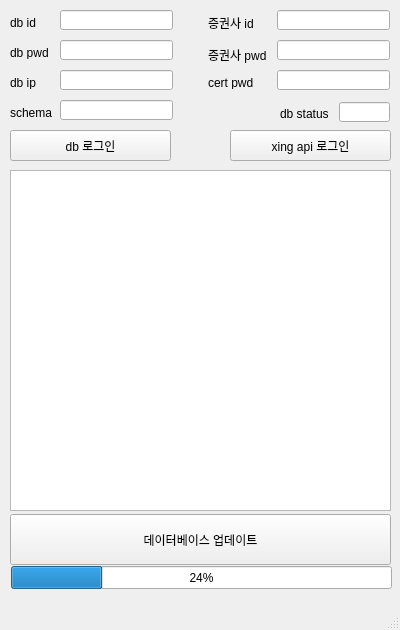
<?xml version="1.0" encoding="UTF-8"?>
<ui version="4.0">
 <class>MainWindow</class>
 <widget class="QMainWindow" name="MainWindow">
  <property name="geometry">
   <rect>
    <x>0</x>
    <y>0</y>
    <width>400</width>
    <height>630</height>
   </rect>
  </property>
  <property name="sizePolicy">
   <sizepolicy hsizetype="Fixed" vsizetype="Fixed">
    <horstretch>0</horstretch>
    <verstretch>0</verstretch>
   </sizepolicy>
  </property>
  <property name="minimumSize">
   <size>
    <width>400</width>
    <height>630</height>
   </size>
  </property>
  <property name="maximumSize">
   <size>
    <width>400</width>
    <height>630</height>
   </size>
  </property>
  <property name="windowTitle">
   <string>MainWindow</string>
  </property>
  <widget class="QWidget" name="centralwidget">
   <property name="sizePolicy">
    <sizepolicy hsizetype="Preferred" vsizetype="Preferred">
     <horstretch>0</horstretch>
     <verstretch>0</verstretch>
    </sizepolicy>
   </property>
   <widget class="QLabel" name="label">
    <property name="geometry">
     <rect>
      <x>10</x>
      <y>17</y>
      <width>56</width>
      <height>12</height>
     </rect>
    </property>
    <property name="text">
     <string>db id</string>
    </property>
   </widget>
   <widget class="QLineEdit" name="db_id_edit">
    <property name="geometry">
     <rect>
      <x>60</x>
      <y>10</y>
      <width>113</width>
      <height>20</height>
     </rect>
    </property>
   </widget>
   <widget class="QLineEdit" name="db_pwd_edit">
    <property name="geometry">
     <rect>
      <x>60</x>
      <y>40</y>
      <width>113</width>
      <height>20</height>
     </rect>
    </property>
    <property name="text">
     <string/>
    </property>
    <property name="echoMode">
     <enum>QLineEdit::Password</enum>
    </property>
   </widget>
   <widget class="QLabel" name="label_2">
    <property name="geometry">
     <rect>
      <x>10</x>
      <y>47</y>
      <width>56</width>
      <height>12</height>
     </rect>
    </property>
    <property name="text">
     <string>db pwd</string>
    </property>
   </widget>
   <widget class="QLabel" name="label_3">
    <property name="geometry">
     <rect>
      <x>10</x>
      <y>77</y>
      <width>56</width>
      <height>12</height>
     </rect>
    </property>
    <property name="text">
     <string>db ip</string>
    </property>
   </widget>
   <widget class="QLineEdit" name="db_ip_edit">
    <property name="geometry">
     <rect>
      <x>60</x>
      <y>70</y>
      <width>113</width>
      <height>20</height>
     </rect>
    </property>
    <property name="text">
     <string/>
    </property>
   </widget>
   <widget class="QLabel" name="label_4">
    <property name="geometry">
     <rect>
      <x>10</x>
      <y>107</y>
      <width>56</width>
      <height>12</height>
     </rect>
    </property>
    <property name="text">
     <string>schema</string>
    </property>
   </widget>
   <widget class="QLineEdit" name="db_schema_edit">
    <property name="geometry">
     <rect>
      <x>60</x>
      <y>100</y>
      <width>113</width>
      <height>20</height>
     </rect>
    </property>
    <property name="text">
     <string/>
    </property>
   </widget>
   <widget class="QPushButton" name="db_login_button">
    <property name="geometry">
     <rect>
      <x>10</x>
      <y>130</y>
      <width>161</width>
      <height>31</height>
     </rect>
    </property>
    <property name="text">
     <string>db 로그인</string>
    </property>
   </widget>
   <widget class="QLabel" name="label_5">
    <property name="geometry">
     <rect>
      <x>208</x>
      <y>47</y>
      <width>71</width>
      <height>16</height>
     </rect>
    </property>
    <property name="text">
     <string>증권사 pwd</string>
    </property>
   </widget>
   <widget class="QLineEdit" name="xing_id_edit">
    <property name="geometry">
     <rect>
      <x>277</x>
      <y>10</y>
      <width>113</width>
      <height>20</height>
     </rect>
    </property>
   </widget>
   <widget class="QLineEdit" name="xing_pwd_edit">
    <property name="geometry">
     <rect>
      <x>277</x>
      <y>40</y>
      <width>113</width>
      <height>20</height>
     </rect>
    </property>
    <property name="text">
     <string/>
    </property>
    <property name="echoMode">
     <enum>QLineEdit::Password</enum>
    </property>
   </widget>
   <widget class="QLabel" name="label_7">
    <property name="geometry">
     <rect>
      <x>208</x>
      <y>77</y>
      <width>56</width>
      <height>12</height>
     </rect>
    </property>
    <property name="text">
     <string>cert pwd</string>
    </property>
   </widget>
   <widget class="QLabel" name="label_8">
    <property name="geometry">
     <rect>
      <x>208</x>
      <y>17</y>
      <width>56</width>
      <height>12</height>
     </rect>
    </property>
    <property name="text">
     <string>증권사 id</string>
    </property>
   </widget>
   <widget class="QPushButton" name="xing_login_button">
    <property name="geometry">
     <rect>
      <x>230</x>
      <y>130</y>
      <width>161</width>
      <height>31</height>
     </rect>
    </property>
    <property name="text">
     <string>xing api 로그인</string>
    </property>
   </widget>
   <widget class="QLineEdit" name="cert_pwd_edit">
    <property name="geometry">
     <rect>
      <x>277</x>
      <y>70</y>
      <width>113</width>
      <height>20</height>
     </rect>
    </property>
    <property name="text">
     <string/>
    </property>
    <property name="echoMode">
     <enum>QLineEdit::Password</enum>
    </property>
   </widget>
   <widget class="QTextEdit" name="textEdit">
    <property name="geometry">
     <rect>
      <x>10</x>
      <y>170</y>
      <width>381</width>
      <height>341</height>
     </rect>
    </property>
    <property name="readOnly">
     <bool>true</bool>
    </property>
    <property name="html">
     <string>&lt;!DOCTYPE HTML PUBLIC &quot;-//W3C//DTD HTML 4.0//EN&quot; &quot;http://www.w3.org/TR/REC-html40/strict.dtd&quot;&gt;
&lt;html&gt;&lt;head&gt;&lt;meta name=&quot;qrichtext&quot; content=&quot;1&quot; /&gt;&lt;style type=&quot;text/css&quot;&gt;
p, li { white-space: pre-wrap; }
&lt;/style&gt;&lt;/head&gt;&lt;body style=&quot; font-family:'Gulim'; font-size:9pt; font-weight:400; font-style:normal;&quot;&gt;
&lt;p style=&quot;-qt-paragraph-type:empty; margin-top:0px; margin-bottom:0px; margin-left:0px; margin-right:0px; -qt-block-indent:0; text-indent:0px;&quot;&gt;&lt;br /&gt;&lt;/p&gt;&lt;/body&gt;&lt;/html&gt;</string>
    </property>
   </widget>
   <widget class="QPushButton" name="db_update_button">
    <property name="geometry">
     <rect>
      <x>10</x>
      <y>514</y>
      <width>381</width>
      <height>51</height>
     </rect>
    </property>
    <property name="text">
     <string>데이터베이스 업데이트</string>
    </property>
   </widget>
   <widget class="QLineEdit" name="db_status_text">
    <property name="geometry">
     <rect>
      <x>339</x>
      <y>102</y>
      <width>51</width>
      <height>20</height>
     </rect>
    </property>
    <property name="readOnly">
     <bool>true</bool>
    </property>
   </widget>
   <widget class="QLabel" name="label_9">
    <property name="geometry">
     <rect>
      <x>280</x>
      <y>108</y>
      <width>56</width>
      <height>12</height>
     </rect>
    </property>
    <property name="text">
     <string>db status</string>
    </property>
   </widget>
   <widget class="QProgressBar" name="update_progressBar">
    <property name="geometry">
     <rect>
      <x>11</x>
      <y>566</y>
      <width>381</width>
      <height>23</height>
     </rect>
    </property>
    <property name="sizePolicy">
     <sizepolicy hsizetype="Expanding" vsizetype="Fixed">
      <horstretch>0</horstretch>
      <verstretch>0</verstretch>
     </sizepolicy>
    </property>
    <property name="value">
     <number>24</number>
    </property>
   </widget>
  </widget>
  <widget class="QMenuBar" name="menubar">
   <property name="geometry">
    <rect>
     <x>0</x>
     <y>0</y>
     <width>400</width>
     <height>21</height>
    </rect>
   </property>
  </widget>
  <widget class="QStatusBar" name="statusbar"/>
 </widget>
 <resources/>
 <connections/>
</ui>
